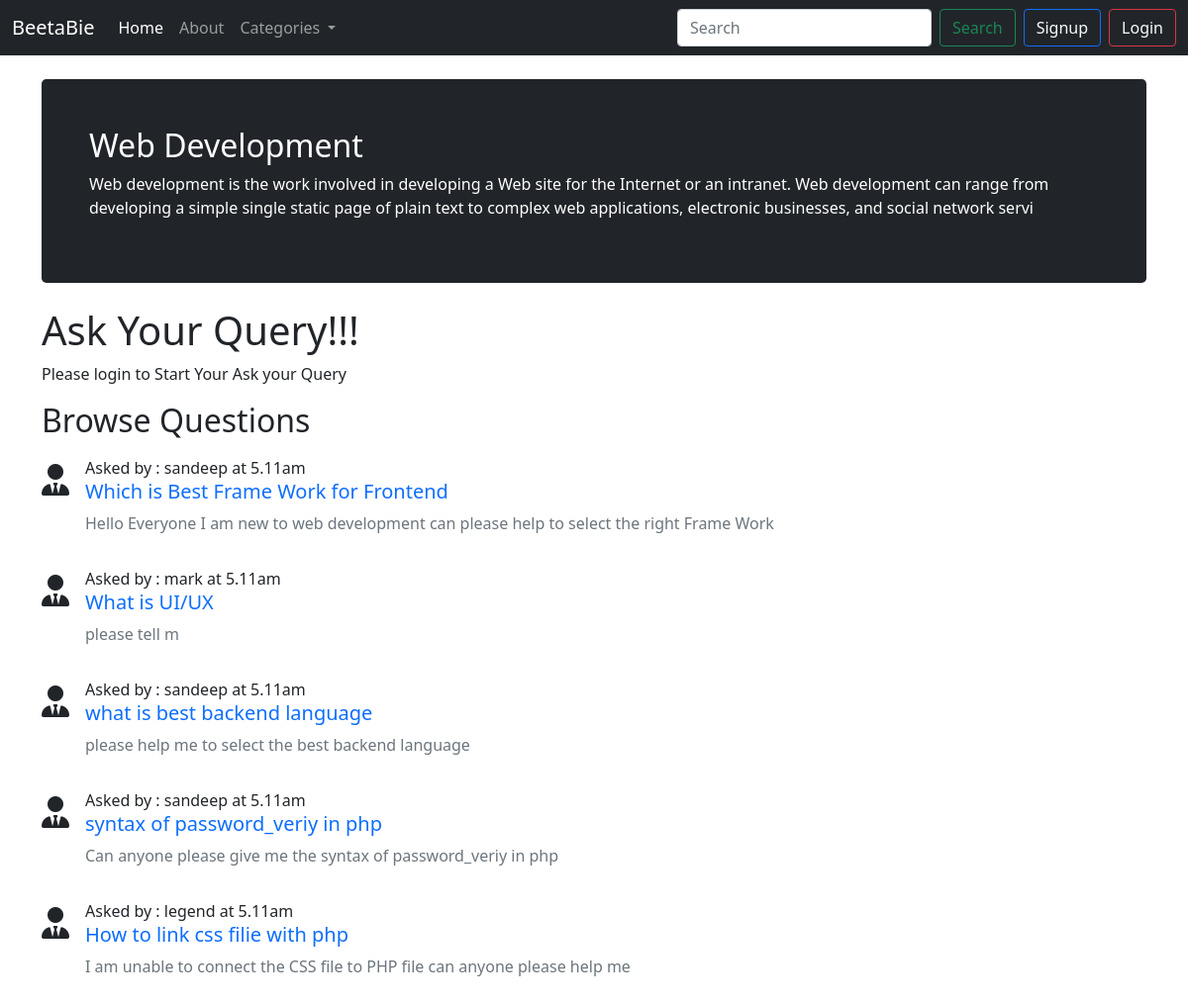
Page /theards.php?catid=4 on the committed database.
### tables this page shows
CREATE TABLE `categories` (
  `category_id` int(11) NOT NULL,
  `category_name` varchar(255) NOT NULL,
  `category_description` varchar(255) NOT NULL,
  `date` date NOT NULL DEFAULT current_timestamp()
);

CREATE TABLE `theards` (
  `theard_id` int(7) NOT NULL,
  `theard_title` varchar(255) NOT NULL,
  `theard_decs` text NOT NULL,
  `theard_catg_id` int(7) NOT NULL,
  `theard_user_id` int(7) NOT NULL,
  `timestamp` datetime NOT NULL DEFAULT current_timestamp()
);

CREATE TABLE `userdata` (
  `sno` int(11) NOT NULL,
  `user_name` varchar(35) NOT NULL,
  `user_email` varchar(35) NOT NULL,
  `user_pass` varchar(255) NOT NULL,
  `date` datetime NOT NULL DEFAULT current_timestamp()
);

### theards.php (the view, shortened to what this page needs)
<!DOCTYPE html>
<html lang="en">
<head>
    <link href="https://cdn.jsdelivr.net/npm/bootstrap@5.0.2/dist/css/bootstrap.min.css" rel="stylesheet"
 />
</head>
<body>
    <?php
    include "component/_navbar.php";
    $id = $_GET['catid'];
    $sql = "SELECT * FROM `categories` WHERE category_id = $id";
    $result = mysqli_query($conn, $sql);
    while ($row = mysqli_fetch_assoc($result)) {
        $catgname = $row['category_name'];
        $catgdesc = $row['category_description'];
    }
    ?>
    <div class="container my-4">
        <div class="h-100 p-5 text-white bg-dark rounded-3">
            <h2><?php echo  $catgname ?></h2>
            <p><?php echo $catgdesc ?></p>
        </div>
    </div>
    <div class="container">
        <h1>Ask Your Query!!!</h1>
        <?php
        if (isset($_SESSION['loggedin']) && $_SESSION['loggedin'] = true ) {
           echo '
           <form action=" '. $_SERVER["REQUEST_URI"].'" method="post">
        <div class="mb-3">
            <label for="title" class="form-label">Enter Your Query</label>
            <input type="text" class="form-control" id="title" name="title" aria-describedby="title">
            <div id="title" class="form-text">Make your Question as short as Possible</div>
        </div>
        <div class="mb-3">
            <label for="desc" class="form-label">Describe Your Query</label>
            <textarea class="form-control" name="desc" id="desc" rows="3"></textarea>
        </div>
        <button type="submit" class="btn btn-primary">Submit</button>
        </form>
        ';
        }
        else{
            echo "<p> Please login to Start Your Ask your Query </p>";
        }
        ?>
        <h2>Browse Questions</h2>
        <?php
        $id = $_GET['catid'];
        $sql = "SELECT * FROM `theards` WHERE theard_catg_id = $id";
        $result = mysqli_query($conn, $sql);
        while ($row = mysqli_fetch_assoc($result)) {
            $id = $row['theard_id'];
            $title = $row['theard_title'];
            $desc = $row['theard_decs'];
            $theard_user_id = $row['theard_user_id'];
            $sql2 = "SELECT user_name FROM `userdata` WHERE sno = $theard_user_id";
            $result2 = mysqli_query($conn, $sql2);
            $row2 = mysqli_fetch_assoc($result2);
            echo '
            <div class="d-flex my-3">
            <div class="flex-shrink-0">
                <i class="fas fa-user-tie fs-2 my-2"></i>
            </div>
            <div class="flex-grow-1 ms-3">
            <p class = "my-0"> Asked by : '. $row2['user_name'] .' at 5.11am'.'</p>
                <h5><a href="theardmain.php?thid=' . $id . '" class ="text-decoration-none "> ' . $title . '</a></h5>
                <p class = "text-muted">' . $desc . '</p>
            </div>
            </div>
            ';
        }
        ?>
</body>
</html>

### rows in the picture
categories: category_name "Web Development", category_description "Web development is the work involved in developing a Web site for the Internet or an intranet. Web development can range from developing a simple single static page of plain text to complex web applications, electronic businesses, and social network servi"
theards: userdata.user_name "sandeep", theard_title "Which is Best Frame Work for Frontend", theard_decs "Hello Everyone I am new to web development can please help to select the right Frame Work"
theards: userdata.user_name "mark", theard_title "What is UI/UX", theard_decs "please tell m"
theards: userdata.user_name "sandeep", theard_title "what is best backend language", theard_decs "please help me to select the best backend language"
theards: userdata.user_name "sandeep", theard_title "syntax of password_veriy in php", theard_decs "Can anyone please give me the syntax of password_veriy in php"
theards: userdata.user_name "legend", theard_title "How to link css filie with php", theard_decs "I am unable to connect the CSS file to PHP file can anyone please help me"
